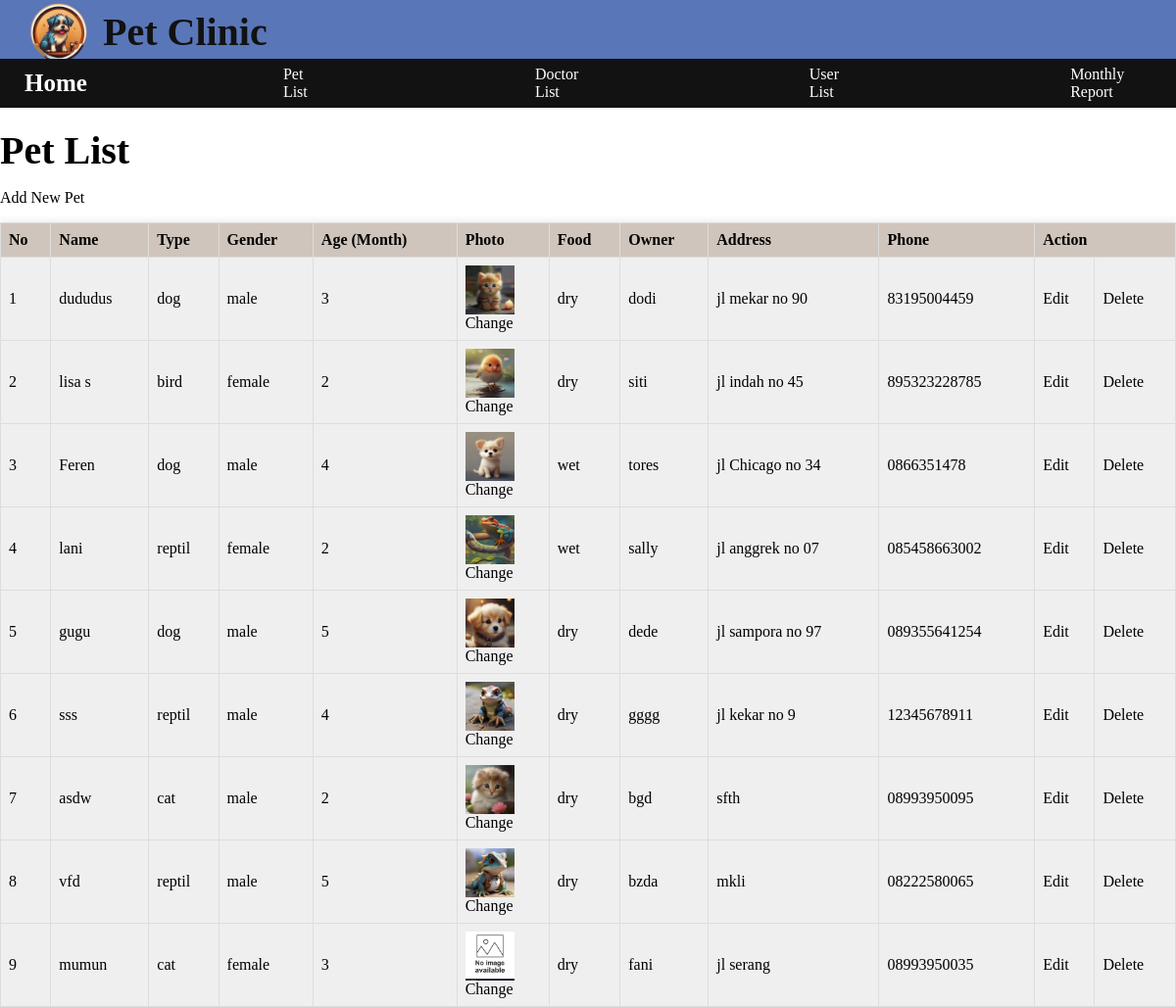
/petRead_220057.php (signed in), run on the app's committed database.
### tables this page shows
CREATE TABLE `pet_220057` (
  `pet_id_220057` int NOT NULL,
  `pet_name_220057` varchar(50) NOT NULL,
  `pet_type_220057` varchar(30) NOT NULL,
  `pet_gender_220057` varchar(6) NOT NULL,
  `pet_age_220057` int NOT NULL,
  `pet_food_220057` varchar(30) NOT NULL,
  `pet_owner_220057` varchar(50) NOT NULL,
  `pet_address_220057` varchar(100) NOT NULL,
  `pet_phone_220057` varchar(15) NOT NULL,
  `pet_photo_220057` varchar(255) DEFAULT 'default.png'
);

### petRead_220057.php (the view, shortened to what this page needs)
<html>
    <head>
    <link rel="stylesheet" href="css/style.css">
    </head>
    <body>
    <header class="header">
        <div class="logo">
        <img src="img/logo-petclinic.png" alt="logo" height="100" width="100">
        </div>
        <h1 class="logo-txt"><a href="index.php">Pet Clinic</a></h1>
        </header>
        <div>
            <nav class="navbar">
                <h3>Home</h3>
                <a href="petRead_220057.php">Pet List</a></li>
                <a href="doctorRead_220057.php">Doctor List</a></li>
                <?php if ($_SESSION['user_type'] == "manager") : ?>
                <a href="userRead_220057.php">User List</a></li>
                <a href="report.php"> Monthly Report </a></li>
                <?php endif; ?>
            </nav>
        </div>
        <div class="content">
        <h1>Pet List</h1>
        <p><a href="pet_220057.php">Add New Pet</a></p>
        <table border="0">
            <tr>
                <th>No</th>
                <th>Name</th>
                <th>Type</th>
                <th>Gender</th>
                <th>Age (Month)</th>
                <th>Photo</th>
                <th>Food</th>
                <th>Owner</th>
                <th>Address</th>
                <th>Phone</th>
                <th colspan="2">Action</th>
            </tr>
            <?php
            include "connection_220057.php" ;
            $query = "SELECT * FROM pet_220057";
            $pets = mysqli_query($db_connection, $query);
            $i = 1 ;
            foreach ($pets as $data) :
            ?>
            <tr>
                <td align="center"><?php echo $i++; ?></td>
                <td align="center"><a href="medicals_220057.php?pet_id=<?=$data['pet_id_220057']?>"><?php echo $data['pet_name_220057']; ?></a></td>
                <td align="center"><?php echo $data['pet_type_220057']; ?></td>
                <td align="center"><?php echo $data['pet_gender_220057']; ?></td>
                <td align="center"><?php echo $data['pet_age_220057']; ?></td>
                <td align="center">
                    <img src="uploads/pets/<?= $data['pet_photo_220057']; ?>" width="50" height="50" alt=""><br>
                    <a href="pet_photo_220057.php?id=<?=$data['pet_id_220057']?>">Change</a>
                </td>
                <td align="center"><?php echo $data['pet_food_220057']; ?></td>
                <td align="center"><?php echo $data['pet_owner_220057']; ?></td>
                <td align="center"><?php echo $data['pet_address_220057']; ?></td>
                <td align="center"><?php echo $data['pet_phone_220057']; ?></td>
                <td align="center"><a href="petEdit.php?id=<?=$data['pet_id_220057']?>">Edit</a></td>
                <td align="center"><a href="delete_pet_220057.php?id=<?=$data['pet_id_220057']?>">Delete</a></td>
            </tr>
            <?php endforeach; ?>
        </table>
        </div>
    </body>
</html>

### css/style.css (style rules this page uses)
body { margin: 0; padding: 0; background-color: #fff; }
body a { text-decoration: none; }
.header { display: flex; position: fixed; left: 0; top: 0; height: 45px; width: 100%; background-color: #5976b8; color: #333; padding: 10px; display: flex; align-items: center; right: 0; z-index: 9999; }
.logo { margin-right: -5px; }
.logo img { max-width: 100%; height: auto; }
h1 { margin: 0; font-size: 40px; }
.header a { margin-left: 900px; color: #fff; transition: 0.3s ease; }
.header .logo-txt a { margin: 0; font-size: 40px; text-decoration: none; color: #121212; }
.navbar { position: fixed; top: 60px; left: 0; width: 100%; background: #121212; display: flex; align-items: center; padding: 10px 0px; color: white; height: 30px }
.navbar h3 { font-size: 25px; margin-left: 25px; }
.navbar a { text-decoration: none; color: white; margin-right: 10px; justify-content: space-between; margin-left: 200px; transition: 0.3s ease; }
.content a { color: black; transition: 0.3s ease; }

### petRead_220057.php (style rules this page uses)
.header { display: flex; position: fixed; left: 0; top: 0; height: 45px; width: 100%; background-color: #5976b8; color: #333; padding: 10px; display: flex; align-items: center; right: 0; z-index: 9999; }
.logo { margin-right: -5px; }
.logo img { max-width: 100%; height: auto; }
.header .logo-txt a { margin: 0; font-size: 40px; text-decoration: none; color: #121212; }
.header a { margin-left: 900px; }
.navbar { position: fixed; top: 60px; left: 0; width: 100%; background: #121212; display: flex; align-items: center; padding: 10px 0px; color: white; height: 30px; z-index: 9999; }
.navbar h3 { font-size: 25px; margin-left: 25px; }
.navbar a { text-decoration: none; color: white; margin-right: 10px; justify-content: space-between; margin-left: 200px; transition: 0.3s ease; }
.content { margin-top: 130px; height: 10vh; }
.content a { color: black; transition: 0.3s ease; }
.content table { font-family: tahoma; background-color: #efefef; justify-content: center; align-items: center; border-collapse: collapse; width: 100%; box-shadow: 0px 0px 10px rgba(0, 0, 0, 0.1); }
.content th { font-family: tahoma; background-color: #CFC5BC; justify-content: center; border: 1px solid #ddd; padding: 8px; text-align: left; }
.content td { justify-content: center; border: 1px solid #ddd; padding: 8px; text-align: left; }

### data on the page
pet_220057: pet_name_220057 "dududus", pet_type_220057 "dog", pet_gender_220057 "male", pet_age_220057 "3", pet_photo_220057 (picture), pet_food_220057 "dry", pet_owner_220057 "dodi", pet_address_220057 "jl mekar no 90", pet_phone_220057 "83195004459"
pet_220057: pet_name_220057 "lisa s", pet_type_220057 "bird", pet_gender_220057 "female", pet_age_220057 "2", pet_photo_220057 (picture), pet_food_220057 "dry", pet_owner_220057 "siti", pet_address_220057 "jl indah no 45", pet_phone_220057 "895323228785"
pet_220057: pet_name_220057 "Feren", pet_type_220057 "dog", pet_gender_220057 "male", pet_age_220057 "4", pet_photo_220057 (picture), pet_food_220057 "wet", pet_owner_220057 "tores", pet_address_220057 "jl Chicago no 34", pet_phone_220057 "0866351478"
pet_220057: pet_name_220057 "lani", pet_type_220057 "reptil", pet_gender_220057 "female", pet_age_220057 "2", pet_photo_220057 (picture), pet_food_220057 "wet", pet_owner_220057 "sally", pet_address_220057 "jl anggrek no 07", pet_phone_220057 "085458663002"
pet_220057: pet_name_220057 "gugu", pet_type_220057 "dog", pet_gender_220057 "male", pet_age_220057 "5", pet_photo_220057 (picture), pet_food_220057 "dry", pet_owner_220057 "dede", pet_address_220057 "jl sampora no 97", pet_phone_220057 "089355641254"
pet_220057: pet_name_220057 "sss", pet_type_220057 "reptil", pet_gender_220057 "male", pet_age_220057 "4", pet_photo_220057 (picture), pet_food_220057 "dry", pet_owner_220057 "gggg", pet_address_220057 "jl kekar no 9", pet_phone_220057 "12345678911"
pet_220057: pet_name_220057 "asdw", pet_type_220057 "cat", pet_gender_220057 "male", pet_age_220057 "2", pet_photo_220057 (picture), pet_food_220057 "dry", pet_owner_220057 "bgd", pet_address_220057 "sfth", pet_phone_220057 "08993950095"
pet_220057: pet_name_220057 "vfd", pet_type_220057 "reptil", pet_gender_220057 "male", pet_age_220057 "5", pet_photo_220057 (picture), pet_food_220057 "dry", pet_owner_220057 "bzda", pet_address_220057 "mkli", pet_phone_220057 "08222580065"
pet_220057: pet_name_220057 "mumun", pet_type_220057 "cat", pet_gender_220057 "female", pet_age_220057 "3", pet_photo_220057 (placeholder picture), pet_food_220057 "dry", pet_owner_220057 "fani", pet_address_220057 "jl serang", pet_phone_220057 "08993950035"
